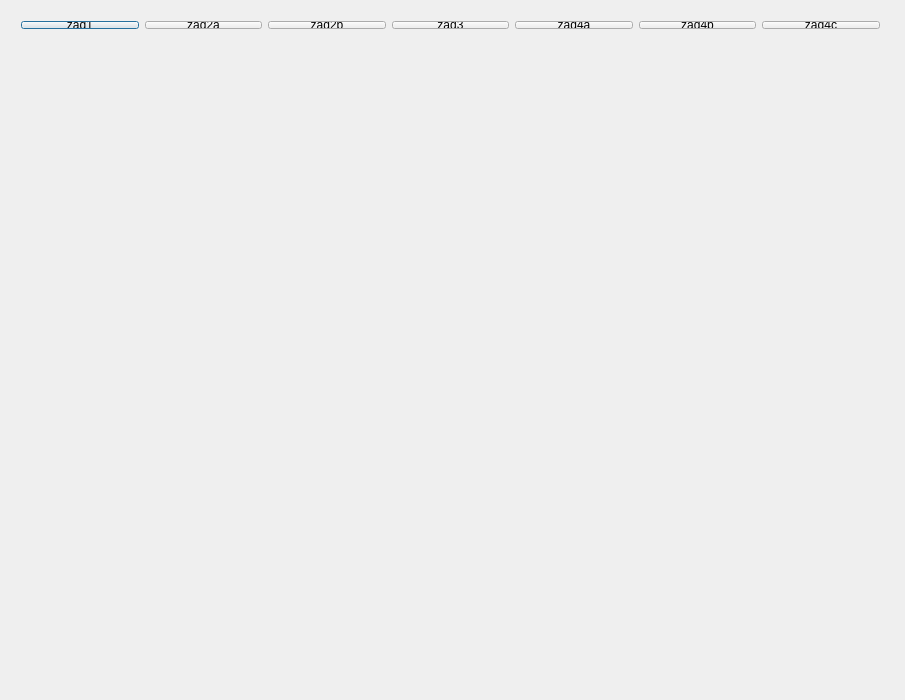
<?xml version="1.0" encoding="UTF-8"?>
<ui version="4.0">
 <class>PTD_lab1</class>
 <widget class="QDialog" name="PTD_lab1">
  <property name="geometry">
   <rect>
    <x>0</x>
    <y>0</y>
    <width>905</width>
    <height>700</height>
   </rect>
  </property>
  <property name="windowTitle">
   <string>PTD_lab1</string>
  </property>
  <widget class="QCustomPlot" name="customPlot" native="true">
   <property name="geometry">
    <rect>
     <x>70</x>
     <y>169</y>
     <width>731</width>
     <height>451</height>
    </rect>
   </property>
  </widget>
  <widget class="QWidget" name="">
   <property name="geometry">
    <rect>
     <x>10</x>
     <y>10</y>
     <width>881</width>
     <height>30</height>
    </rect>
   </property>
   <layout class="QHBoxLayout" name="horizontalLayout">
    <item>
     <widget class="QPushButton" name="zad1Button">
      <property name="text">
       <string>zad1</string>
      </property>
     </widget>
    </item>
    <item>
     <widget class="QPushButton" name="zad2aButton">
      <property name="text">
       <string>zad2a</string>
      </property>
     </widget>
    </item>
    <item>
     <widget class="QPushButton" name="zad2bButton">
      <property name="text">
       <string>zad2b</string>
      </property>
     </widget>
    </item>
    <item>
     <widget class="QPushButton" name="zad3Button">
      <property name="text">
       <string>zad3</string>
      </property>
     </widget>
    </item>
    <item>
     <widget class="QPushButton" name="zad4aButton">
      <property name="text">
       <string>zad4a</string>
      </property>
     </widget>
    </item>
    <item>
     <widget class="QPushButton" name="zad4bButton">
      <property name="text">
       <string>zad4b</string>
      </property>
     </widget>
    </item>
    <item>
     <widget class="QPushButton" name="zad4cButton">
      <property name="text">
       <string>zad4c</string>
      </property>
     </widget>
    </item>
   </layout>
  </widget>
 </widget>
 <layoutdefault spacing="6" margin="11"/>
 <customwidgets>
  <customwidget>
   <class>QCustomPlot</class>
   <extends>QWidget</extends>
   <header location="global">qcustomplot.h</header>
   <container>1</container>
  </customwidget>
 </customwidgets>
 <resources/>
 <connections/>
</ui>
